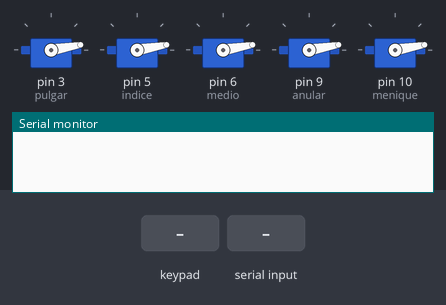
This sketch was run on a simulated Arduino Uno, built with avr-gcc and run on an emulated ATmega328P. Shown: 5 × servo, the last lines printed to the serial monitor. The test bench sets the inputs (shaded band).

Above: at 1.2 s.
1.3 s: keypad keys 1 2 1 1 8 pressed 0.4 s apart
At 2.1 s:
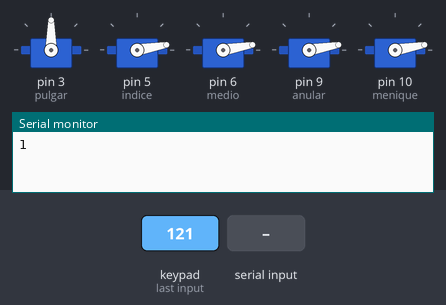
6.3 s: key '3' pressed
At 8.6 s:
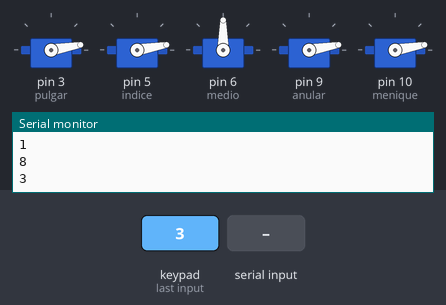
9.3 s: "4" received over Serial
At 10.1 s:
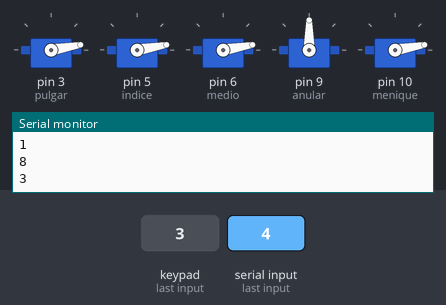
11.8 s: key '5' pressed
At 12.5 s:
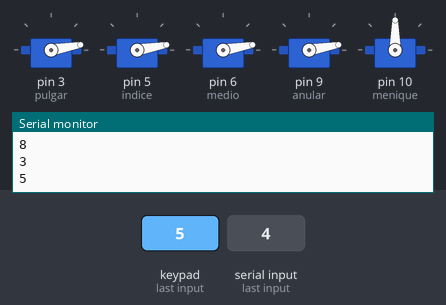
Timing chart, 0 to 14.8 s (numbered marks = the images above; inputs shaded):
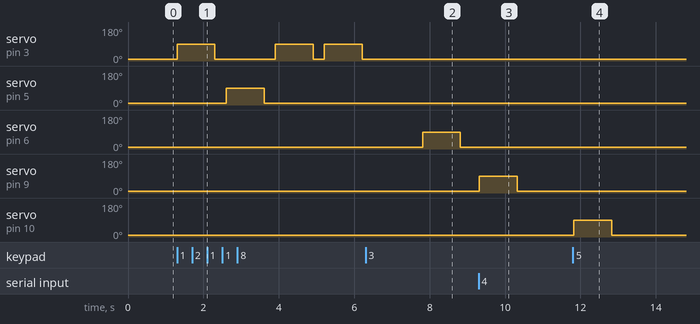

The sketch:

Mano_Servos.ino
```cpp
//=====================================Servomotor
#include <Servo.h>
Servo pulgar;
Servo indice;
Servo medio;
Servo anular;
Servo menique;
int abierto = 10;
int cerrado = 90;
int cerrado2 = 90;

int rx=0;

//=====================================Teclado
#include <Keypad.h>
const byte rowsCount = 3;
const byte columsCount = 3;

char keys[rowsCount][columsCount] = {
   { '1','2','3' },
   { '4','5','6' },
   { '7','8','9' }
};

const byte rowPins[rowsCount] = {  12, 11, 8 };
const byte columnPins[columsCount] = {  7, 4, 2 };

Keypad keypad = Keypad(makeKeymap(keys), rowPins, columnPins, rowsCount, columsCount);


//============================================
void setup()
{
  //==========================================Servomotor
  pulgar.attach(3);
  indice.attach(5);
  medio.attach(6);
  anular.attach(9);
  menique.attach(10);

  Serial.begin(115200);
  pulgar.write(abierto);
  indice.write(abierto);
  medio.write(abierto);
  anular.write(abierto);
  menique.write(abierto);

  //==========================================teclado
}
void loop()
{
  //Recepcion de datos seriales 1 2 3 4 o 5
  if (Serial.available() >0)
  {
      rx = Serial.read();
      if(rx == '1'){pulgar.write(cerrado2);}
      if(rx == '2'){indice.write(cerrado2);}
      if(rx == '3'){medio.write(cerrado2);}
      if(rx == '4'){anular.write(cerrado2);}
      if(rx == '5'){menique.write(cerrado2);}
      delay(1000);
      pulgar.write(abierto);
      indice.write(abierto);
      anular.write(abierto);
      medio.write(abierto);
      menique.write(abierto);
      rx=0;
  }
  //lectura de teclado
  char key = keypad.getKey();
  if (key)
  {
      Serial.println(key);
      if(key=='1'){pulgar.write(cerrado);}
      if(key=='2'){indice.write(cerrado);}
      if(key=='3'){medio.write(cerrado);}
      if(key=='4'){anular.write(cerrado);}
      if(key=='5'){menique.write(cerrado);}
      delay(1000);
      pulgar.write(abierto);
      indice.write(abierto);
      anular.write(abierto);
      medio.write(abierto);
      menique.write(abierto);
      key=0;
  }
  delay(100);
}
```

Measured:
- after the input at 1.3 s, servo on pin 3 (pulgar): goes 90° 1.0 s, 10° 1.6 s, 90° 1.0 s, 10° 0.30 s, 90° 1.0 s, then 10°, starting at once; servo on pin 5 (indice): 10° → 90° after 1.3 s, → 10° 1.0 s later
- after the input at 6.3 s, servo on pin 6 (medio): 10° → 90° after 1.5 s, → 10° 1.0 s later
- after the input at 9.3 s, servo on pin 9 (anular): 10° → 90° at once, → 10° 1.0 s later
- after the input at 11.8 s, servo on pin 10 (menique): 10° → 90° at once, → 10° 1.0 s later
